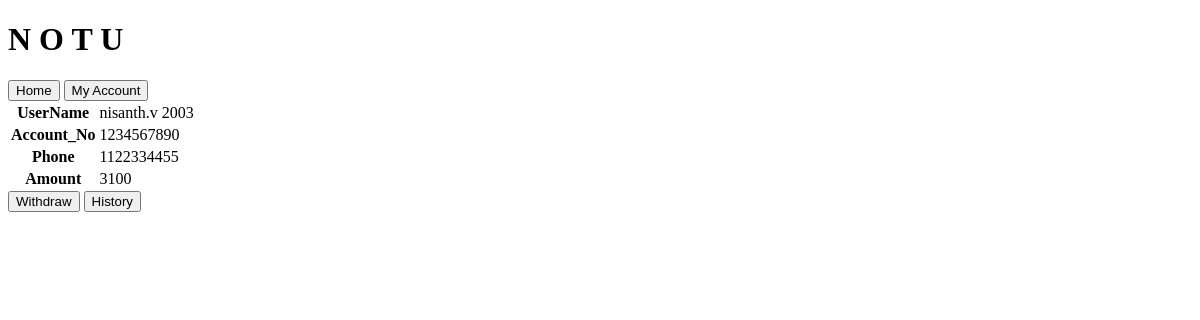
Page /details/ (signed in) on the earlier database version.
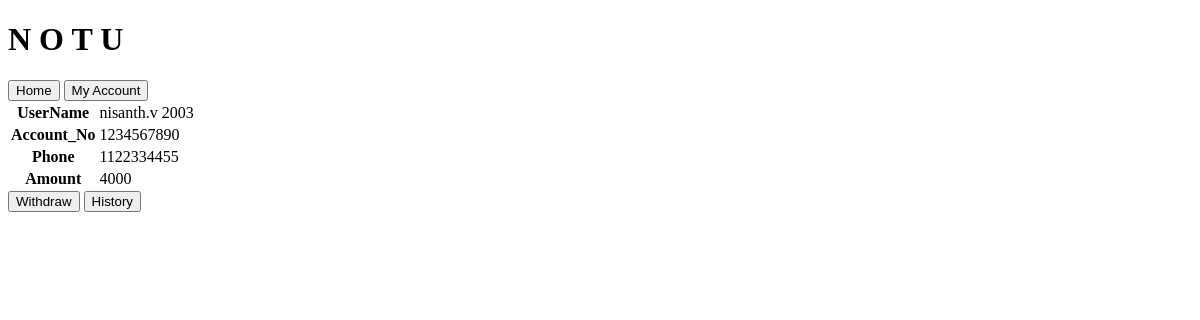
Same page on the later database version.
### bank2/models.py (models this page shows)
class acc(models.Model):
    username=models.CharField(max_length=50)
    accountnumber=models.IntegerField(null=True)
    phone=models.IntegerField(unique=True)
    amount=models.IntegerField(null=True)

### bank2/views.py (the view)
# urls.py: path('details/',views.details,name="details"),
def details(request):
    user_id=request.session.get('user_id')
    user=acc.objects.get(pk=user_id)
    return render(request,'details.html',{'user':user})

### templates/details.html (shortened to what this page needs)
{% extends 'base1.html' %}
{% block content %}
<table>
        <tr>
            <th>UserName</th>
            <td>{{user.username}}</td>
        </tr>
        <tr>
            <th>Account_No</th>
            <td>{{user.accountnumber}}</td>
        </tr>
        <tr>
            <th>Phone</th>
            <td>{{user.phone}}</td>
        </tr>
        <tr>
            <th>Amount</th>
            <td>{{user.amount}}</td>
        </tr>
</table>
<a href="{% url 'withdraw' %}"><button>Withdraw</button></a>
<a href="{% url 'statement' %}"><button>History</button></a>
{% endblock %}

Differences in the rows shown:
changed acc: amount "3100" → "4000"
